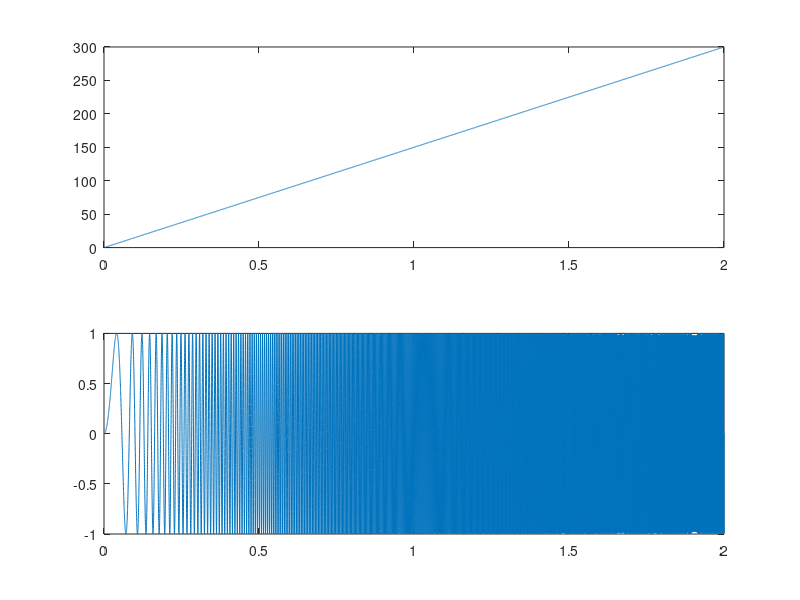

Write the MATLAB code that produced this figure.
clear all;
a=0:(1/8000):2;
f=150*a;
x=sin(2*pi*f.*a);
subplot(2,1,1), plot(a,f)
subplot(2,1,2), plot(a,x)
audiowrite('sound1.wav',x,8000);
sound(x,8000);